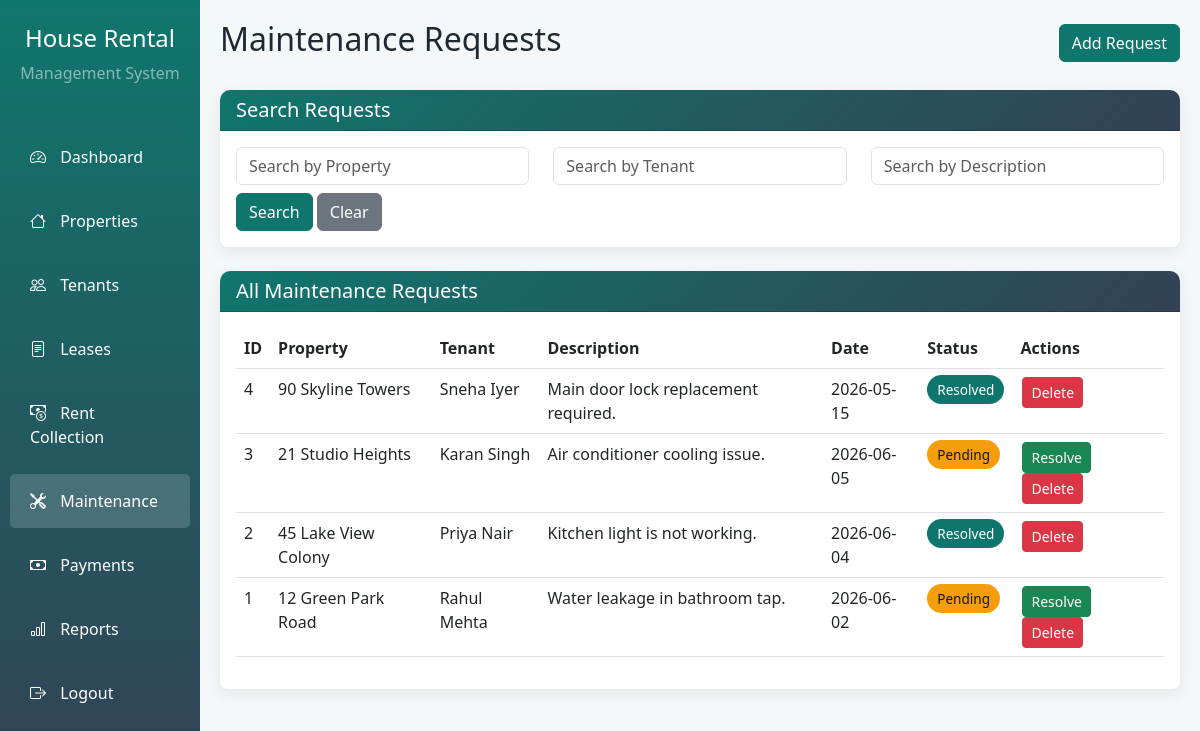
/maintenance.php (signed in), run on the app's committed database.
### tables this page shows
CREATE TABLE IF NOT EXISTS maintenance_requests (
    request_id INT AUTO_INCREMENT PRIMARY KEY,
    admin_id INT NOT NULL,
    property_id INT NOT NULL,
    tenant_id INT NOT NULL,
    description TEXT NOT NULL,
    request_date DATE NOT NULL,
    status VARCHAR(20) DEFAULT 'Pending',
    FOREIGN KEY (admin_id) REFERENCES admins(admin_id) ON DELETE CASCADE,
    FOREIGN KEY (property_id) REFERENCES properties(property_id) ON DELETE CASCADE,
    FOREIGN KEY (tenant_id) REFERENCES tenants(tenant_id) ON DELETE CASCADE
);

CREATE TABLE IF NOT EXISTS properties (
    property_id INT AUTO_INCREMENT PRIMARY KEY,
    admin_id INT NOT NULL,
    address VARCHAR(255) NOT NULL,
    city VARCHAR(100) NOT NULL,
    owner_name VARCHAR(100) NOT NULL,
    rent DECIMAL(10,2) NOT NULL,
    category_id INT NOT NULL,
    status VARCHAR(20) DEFAULT 'Available',
    image VARCHAR(255) DEFAULT NULL,
    bedrooms INT DEFAULT 1,
    bathrooms INT DEFAULT 1,
    area_sqft INT DEFAULT NULL,
    description TEXT,
    FOREIGN KEY (admin_id) REFERENCES admins(admin_id) ON DELETE CASCADE,
    FOREIGN KEY (category_id) REFERENCES categories(category_id) ON DELETE CASCADE
);

CREATE TABLE IF NOT EXISTS tenants (
    tenant_id INT AUTO_INCREMENT PRIMARY KEY,
    admin_id INT NOT NULL,
    full_name VARCHAR(100) NOT NULL,
    email VARCHAR(100) NOT NULL,
    contact VARCHAR(20) NOT NULL,
    aadhar_number VARCHAR(20) DEFAULT NULL,
    emergency_contact VARCHAR(20) DEFAULT NULL,
    created_at TIMESTAMP DEFAULT CURRENT_TIMESTAMP,
    FOREIGN KEY (admin_id) REFERENCES admins(admin_id) ON DELETE CASCADE
);

### maintenance.php (the view, shortened to what this page needs)
<?php
include 'db.php';
$admin_id = (int)$_SESSION['admin_id'];
$where = "WHERE mr.admin_id = $admin_id";
$maintenance = mysqli_query($conn, "SELECT mr.*, p.address, t.full_name FROM maintenance_requests mr LEFT JOIN properties p ON mr.property_id = p.property_id LEFT JOIN tenants t ON mr.tenant_id = t.tenant_id $where ORDER BY mr.request_id DESC");
?>
<!DOCTYPE html>
<html lang="en">
<head>
    <link href="https://cdn.jsdelivr.net/npm/bootstrap@5.3.0/dist/css/bootstrap.min.css" rel="stylesheet">
    <link rel="stylesheet" href="css/style.css">
</head>
<body>
    <div class="container-fluid">
        <div class="row">
            <div class="col-md-2 sidebar p-0">
                <div class="text-center py-4">
                    <h4 class="text-white">House Rental</h4>
                    <p class="text-white-50">Management System</p>
                </div>
                <nav class="nav flex-column">
                    <a class="nav-link" href="index.php"><i class="bi bi-speedometer2"></i> Dashboard</a>
                    <a class="nav-link" href="properties.php"><i class="bi bi-house"></i> Properties</a>
                    <a class="nav-link" href="tenants.php"><i class="bi bi-people"></i> Tenants</a>
                    <a class="nav-link" href="leases.php"><i class="bi bi-file-text"></i> Leases</a>
                    <a class="nav-link" href="rent_collection.php"><i class="bi bi-cash-coin"></i> Rent Collection</a>
                    <a class="nav-link active" href="maintenance.php"><i class="bi bi-tools"></i> Maintenance</a>
                    <a class="nav-link" href="payments.php"><i class="bi bi-cash"></i> Payments</a>
                    <a class="nav-link" href="reports.php"><i class="bi bi-bar-chart"></i> Reports</a>
                    <a class="nav-link" href="logout.php"><i class="bi bi-box-arrow-right"></i> Logout</a>
                </nav>
            </div>
            <div class="col-md-10 main-content">
                <div class="d-flex justify-content-between align-items-center mb-4">
                    <h2>Maintenance Requests</h2>
                    <a href="add_maintenance.php" class="btn btn-primary">Add Request</a>
                </div>
                <div class="card form-card mb-4">
                    <div class="card-header">
                        <h5 class="mb-0">Search Requests</h5>
                    </div>
                    <div class="card-body">
                        <form method="GET" action="">
                            <div class="row">
                                <div class="col-md-4">
                                    <input type="text" class="form-control" name="property" placeholder="Search by Property" value="<?php echo isset($_GET['property']) ? $_GET['property'] : ''; ?>">
                                </div>
                                <div class="col-md-4">
                                    <input type="text" class="form-control" name="tenant" placeholder="Search by Tenant" value="<?php echo isset($_GET['tenant']) ? $_GET['tenant'] : ''; ?>">
                                </div>
                                <div class="col-md-4">
                                    <input type="text" class="form-control" name="description" placeholder="Search by Description" value="<?php echo isset($_GET['description']) ? $_GET['description'] : ''; ?>">
                                </div>
                            </div>
                            <div class="row mt-2">
                                <div class="col-md-12">
                                    <button type="submit" class="btn btn-primary">Search</button>
                                    <a href="maintenance.php" class="btn btn-secondary">Clear</a>
                                </div>
                            </div>
                        </form>
                    </div>
                </div>
                <div class="card table-card">
                    <div class="card-header">
                        <h5 class="mb-0">All Maintenance Requests</h5>
                    </div>
                    <div class="card-body">
                        <div class="table-responsive">
                            <table class="table table-hover">
                                <thead>
                                    <tr>
                                        <th>ID</th>
                                        <th>Property</th>
                                        <th>Tenant</th>
                                        <th>Description</th>
                                        <th>Date</th>
                                        <th>Status</th>
                                        <th>Actions</th>
                                    </tr>
                                </thead>
                                <tbody>
                                    <?php while ($row = mysqli_fetch_assoc($maintenance)): ?>
                                    <tr>
                                        <td><?php echo $row['request_id']; ?></td>
                                        <td><?php echo $row['address']; ?></td>
                                        <td><?php echo $row['full_name']; ?></td>
                                        <td><?php echo $row['description']; ?></td>
                                        <td><?php echo $row['request_date']; ?></td>
                                        <td><span class="status-<?php echo strtolower($row['status']); ?>"><?php echo $row['status']; ?></span></td>
                                        <td>
                                            <?php if ($row['status'] == 'Pending'): ?>
                                                <a href="resolve_request.php?id=<?php echo $row['request_id']; ?>" class="btn btn-sm btn-success btn-action">Resolve</a>
                                            <?php endif; ?>
                                            <a href="delete_request.php?id=<?php echo $row['request_id']; ?>" class="btn btn-sm btn-danger btn-action" onclick="return confirmDelete()">Delete</a>
                                        </td>
                                    </tr>
                                    <?php endwhile; ?>
                                </tbody>
                            </table>
                        </div>
                    </div>
                </div>
            </div>
        </div>
    </div>
    <link rel="stylesheet" href="https://cdn.jsdelivr.net/npm/bootstrap-icons@1.10.0/font/bootstrap-icons.css">
</body>
</html>

### css/style.css (style rules this page uses)
body { background-color: #f5f8f8; color: #1f2933; }
.sidebar { min-height: 100vh; background: linear-gradient(180deg, #0f766e 0%, #334155 100%); }
.sidebar .nav-link { color: white; padding: 15px 20px; margin: 5px 10px; border-radius: 5px; transition: all 0.3s; }
.sidebar .nav-link:hover, .sidebar .nav-link.active { background-color: rgba(255,255,255,0.16); color: white; }
.sidebar .nav-link i { margin-right: 10px; }
.main-content { padding: 20px; }
.table-card { border: 0; border-radius: 8px; box-shadow: 0 5px 15px rgba(15, 23, 42, 0.08); }
.table-card .card-header { background: linear-gradient(135deg, #0f766e 0%, #334155 100%); color: white; border-radius: 10px 10px 0 0; }
.btn-action { margin: 0 2px; }
.status-pending { background-color: #f59e0b; color: #111827; padding: 5px 10px; border-radius: 15px; font-size: 0.85rem; }
.status-resolved { background-color: #0f766e; color: white; padding: 5px 10px; border-radius: 15px; font-size: 0.85rem; }
.form-card { border: 0; border-radius: 8px; box-shadow: 0 5px 15px rgba(15, 23, 42, 0.08); }
.form-card .card-header { background: linear-gradient(135deg, #0f766e 0%, #334155 100%); color: white; border-radius: 10px 10px 0 0; }
.btn-primary { background-color: #0f766e; border-color: #0f766e; }

### data on the page
maintenance_requests: request_id "4", property.address "90 Skyline Towers", tenant.full_name "Sneha Iyer", description "Main door lock replacement required.", request_date "2026-05-15", status "Resolved"
maintenance_requests: request_id "3", property.address "21 Studio Heights", tenant.full_name "Karan Singh", description "Air conditioner cooling issue.", request_date "2026-06-05", status "Pending"
maintenance_requests: request_id "2", property.address "45 Lake View Colony", tenant.full_name "Priya Nair", description "Kitchen light is not working.", request_date "2026-06-04", status "Resolved"
maintenance_requests: request_id "1", property.address "12 Green Park Road", tenant.full_name "Rahul Mehta", description "Water leakage in bathroom tap.", request_date "2026-06-02", status "Pending"
